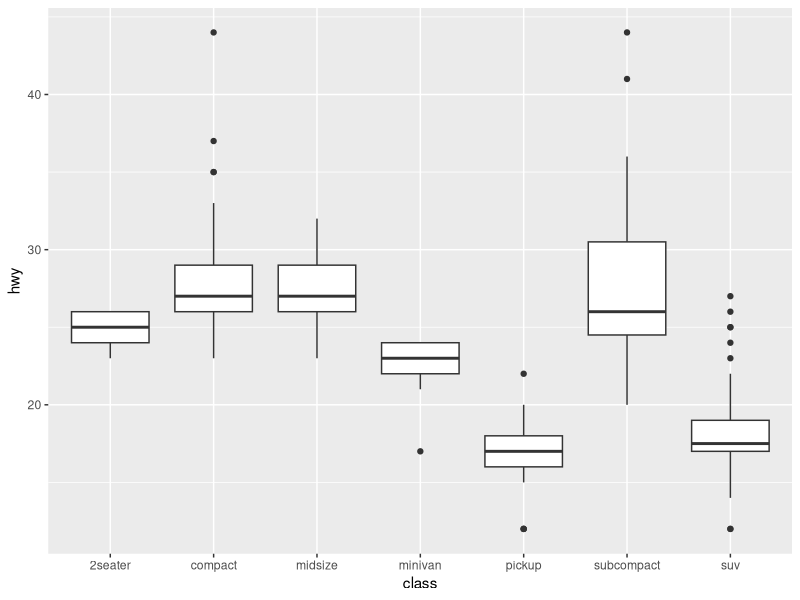
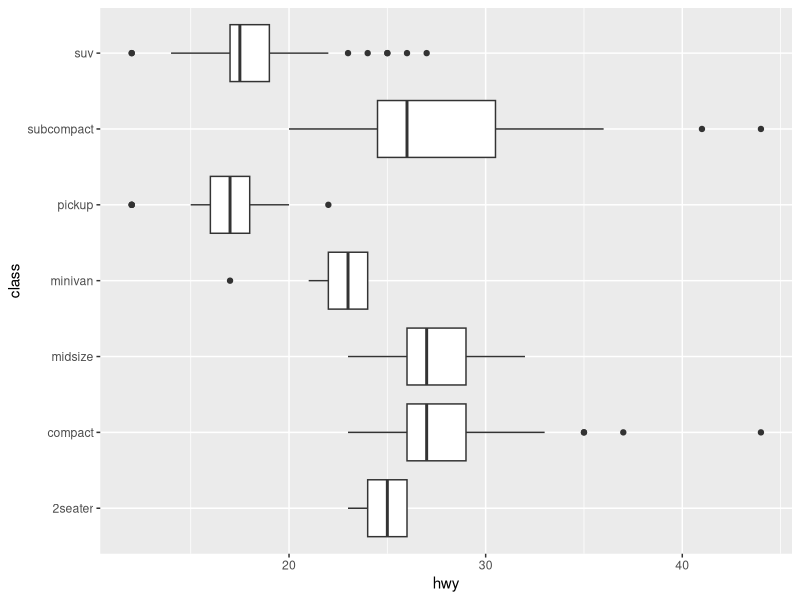
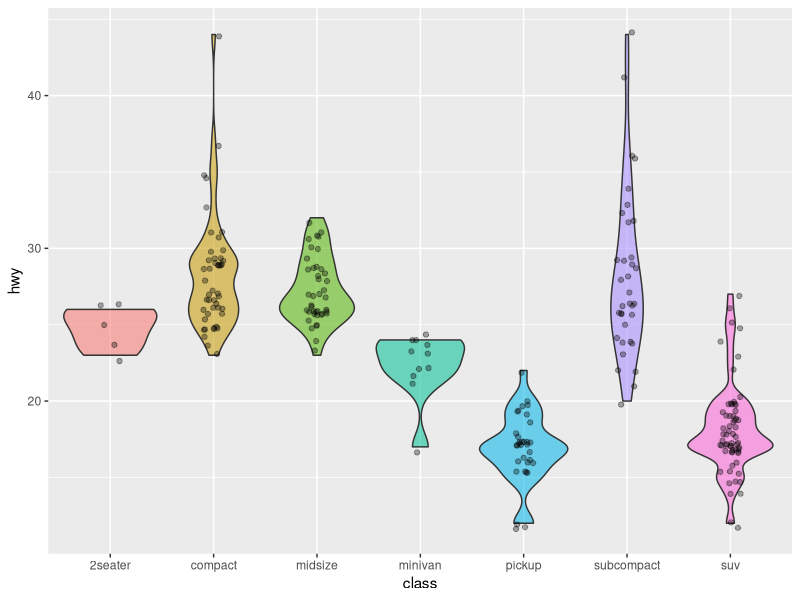
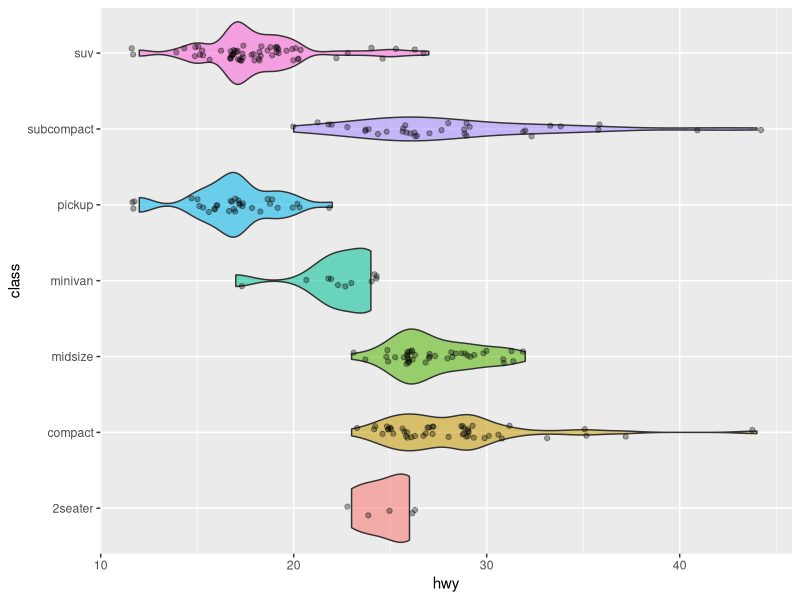
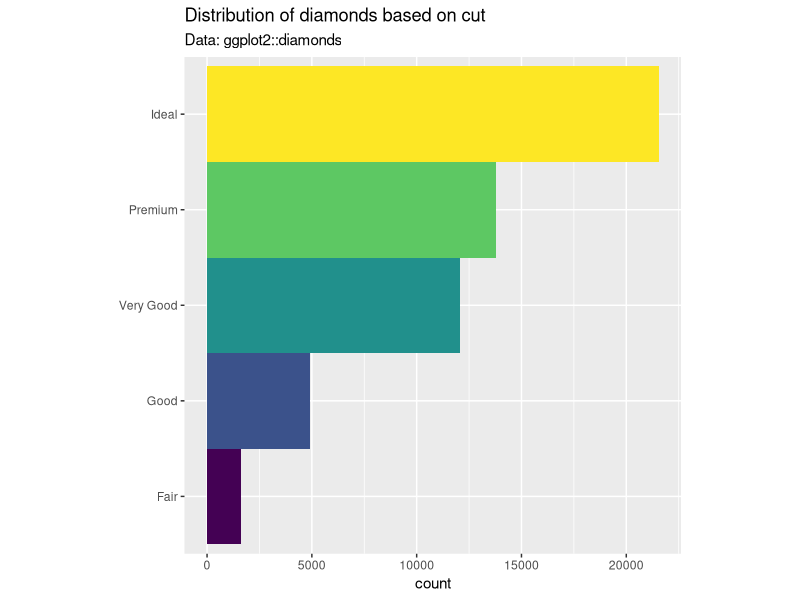
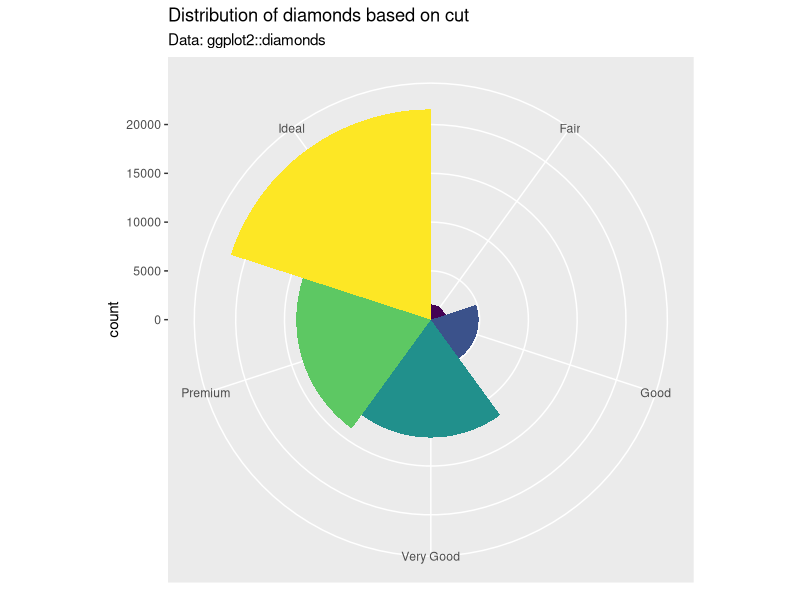
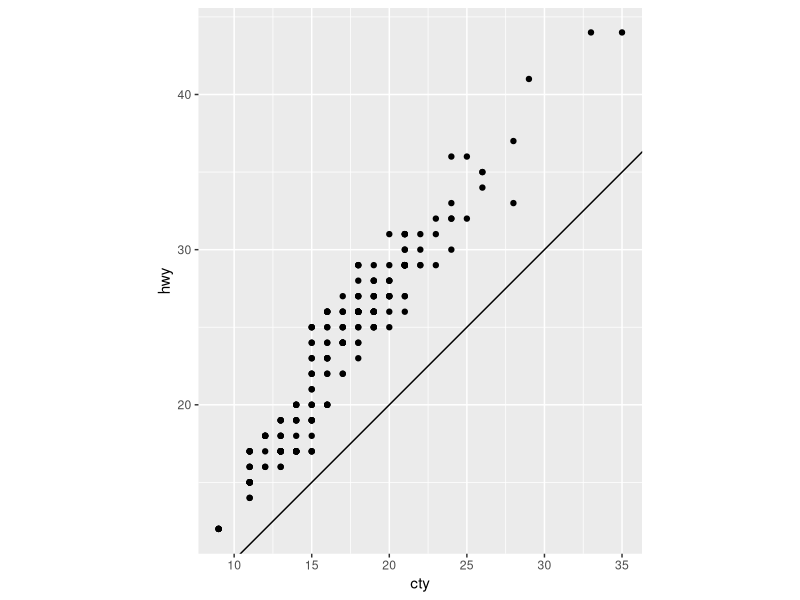

Here is the R script that generated these plots, in order:
## ---- chunk 1
# loading libraries
library(tidyverse)

# modifying chart size
options(repr.plot.width=5, repr.plot.height=3)
## ---- chunk 2
ggplot(data = mpg, mapping = aes(x = class, y = hwy)) + 
  geom_boxplot()
## ---- chunk 3
ggplot(data = mpg, aes(x = class, y = hwy)) + 
  geom_boxplot() +
  coord_flip()
## ---- chunk 4
violin <- ggplot(data = mpg, mapping = aes(x = class, y = hwy)) + 
  geom_violin(aes(fill=class, alpha = 1/2), show.legend = FALSE) +
  geom_jitter(width = 0.1, alpha = 1/3) 

violin
## ---- chunk 5
violin + coord_flip()
## ---- chunk 6
bar <- ggplot(diamonds) +
  geom_bar(aes(x = cut, fill = cut), show.legend = FALSE, width = 1) +
  labs(x= NULL, 
       title = "Distribution of diamonds based on cut",
       subtitle = "Data: ggplot2::diamonds") +
  theme(aspect.ratio = 1)

bar + coord_flip()
## ---- chunk 7
bar + coord_polar()
## ---- chunk 8
ggplot(data = mpg, mapping = aes(x = cty, y = hwy)) +
  geom_point() + 
  geom_abline() +
  coord_fixed()
